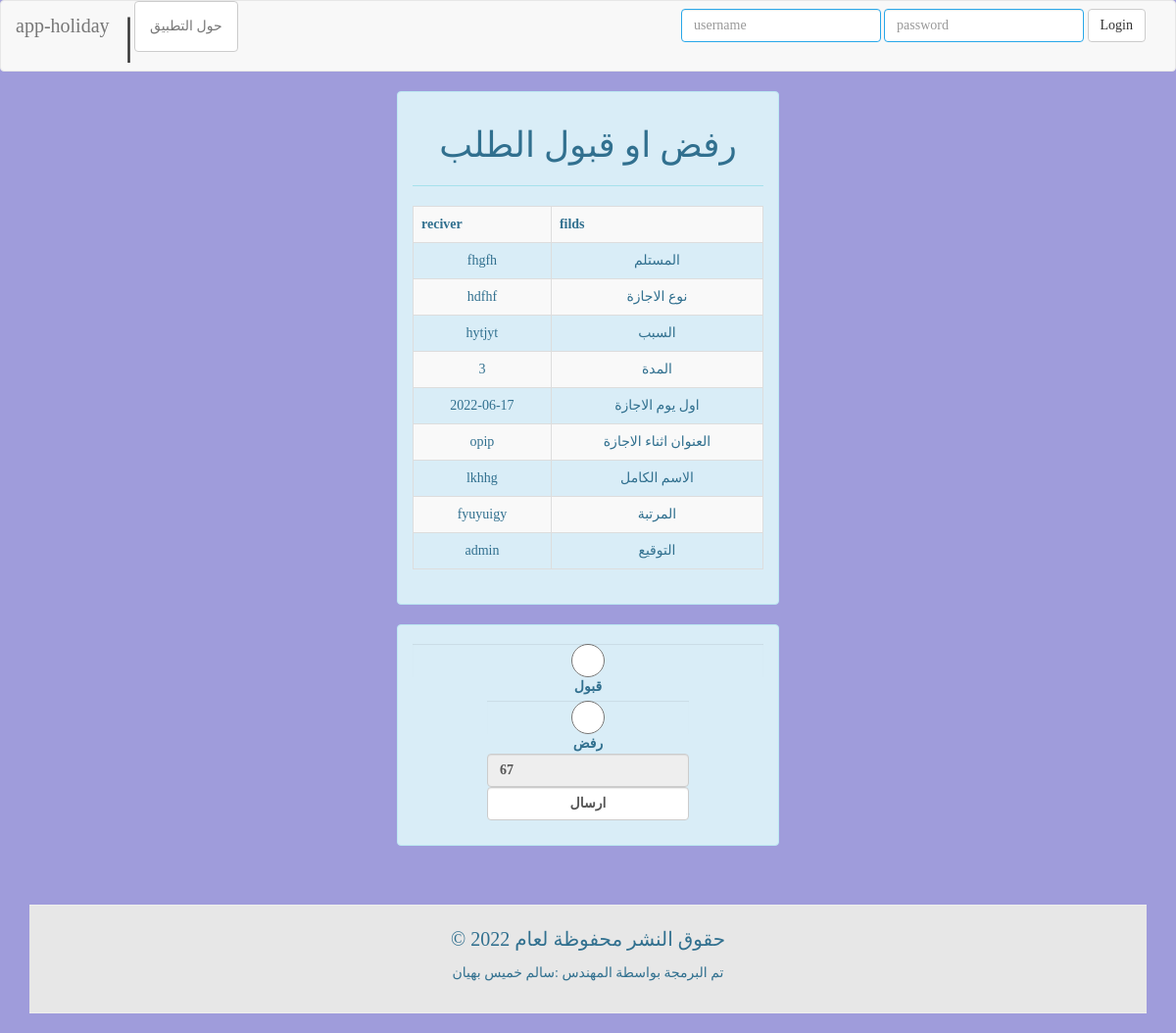
/67/sho, run on the app's committed database.
### fpag/models.py (models this page shows, shortened)
class Reqi_holy(models.Model):
	name_sir=models.CharField(max_length=50)
	typ_holy=models.CharField(max_length=20)
	reson=models.CharField(max_length=50)
	num_day=models.CharField(max_length=10)
	date_start=models.CharField(max_length=15)
	time1=models.DateTimeField(default=datetime.datetime.now)
	address=models.CharField(max_length=50)
	full_name=models.CharField(max_length=50)
	order=models.CharField(max_length=50)
	signing=models.CharField(max_length=50)
	agree=models.CharField(max_length=1,default="0")
	see=models.CharField(max_length=5,default="جديد")
	class Meta:
		verbose_name="جدول المعلمين"

### fpag/views.py (the view)
# urls.py: path('<str:pro_name>/sho',views.show_msg,name='show_msg'),
def show_msg(request,pro_name):
	global r1,r2
	g={'pro':Reqi_holy.objects.get(pk=(pro_name)),"num":len(r2),"im":r1}
	return render(request,'dony_gree.html',g)

### templates/dony_gree.html (shortened to what this page needs)
{% extends 'styles.html' %}
 {% block content %}
<center>
<div class="container">
<div class="row">
<div class="col-md-4"></div>
<div class="col-md-4 alert alert-info">
<h1 align="center">رفض او قبول الطلب</h1>
<hr>
<table summary="" class="table table-striped table-bordered text-center" >
<tr><th>reciver</th><th>filds</th></tr>
<tr><td>{{pro.name_sir}}</td> <td>المستلم</td></tr>
<tr><td>{{pro.typ_holy}}</td><td>نوع الاجازة</td></tr>
<tr><td>{{pro.reson}}</td><td>السبب</td></tr>
<tr><td>{{pro.num_day}}</td> <td>المدة</td></tr>
<tr><td>{{pro.date_start}}</td><td>اول يوم الاجازة</td></tr>
<tr><td>{{pro.address}}</td><td>العنوان اثناء الاجازة</td></tr>
<tr><td>{{pro.full_name}}</td><td>الاسم الكامل</td></tr>
<tr><td>{{pro.order}}</td><td>المرتبة</td></tr>
<tr><td>{{pro.signing}}</td><td>التوقيع</td></tr>
</table>
</div></div>
<div class="row">
<div class="col-md-4"></div>
<div class="col-md-4 alert alert-info">
<form action="{% url 'don_prim' %}"  method="POST"   >
<input type="radio" class="form-control" name="ch" value="yes" required="" /><label>قبول </label>
<input type="radio" name="ch" class="form-control" value="no" required="" /><label > رفض <label>
<input type="text" name="sig" value="{{pro.id}}" class="form-control" id="sig" readonly="" />
<input type="submit" value="ارسال" class="form-control" />
</form>
</div></div>
{% endblock content %}

### data on the page
Reqi_holy: name_sir "fhgfh", typ_holy "hdfhf", reson "hytjyt", num_day "3", date_start "2022-06-17", address "opip", full_name "lkhhg", order "fyuyuigy", signing "admin", sig "67"
